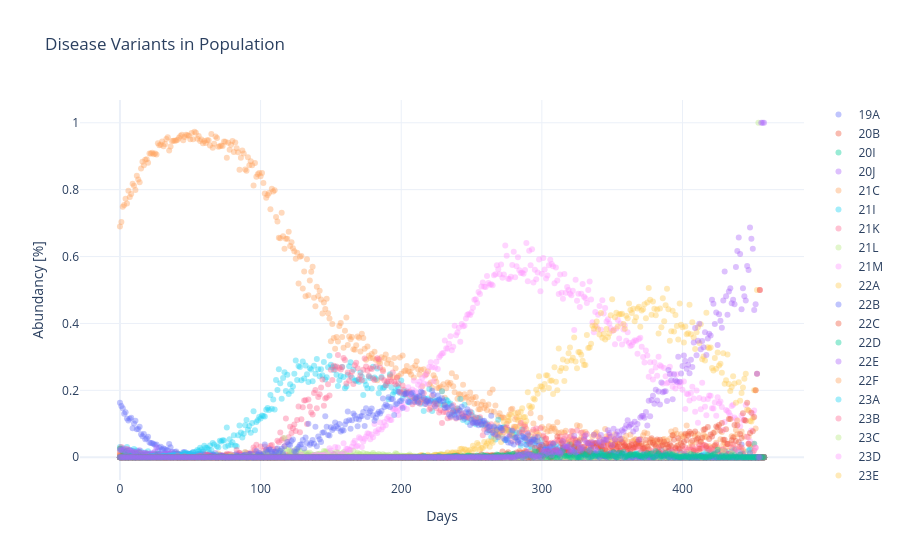

The notebook cell this image was saved under:
### Code cell
plot_viral_composition_interactive(counts_matrix, var_names=counts_pivot.columns, logscale = False)

### Figure 1 — Plotly figure (JSON) as saved in the notebook; plotly's stock layout.template omitted (floating-point values rounded to 4 significant figures; data arrays with more than 128 entries replaced by an {"elided": "..."} marker saying what was removed)
{"data": [{"hovertemplate": "Variant: 19A<br>Day: %{x}<br>Abundance: %{y:.2%}<extra></extra>", "marker": {"color": "#636EFA", "opacity": 0.4, "size": 6}, "mode": "markers", "name": "19A", "type": "scatter", "x": {"elided": "459 int values"}, "y": {"elided": "459 float values"}}, {"hovertemplate": "Variant: 20B<br>Day: %{x}<br>Abundance: %{y:.2%}<extra></extra>", "marker": {"color": "#EF553B", "opacity": 0.4, "size": 6}, "mode": "markers", "name": "20B", "type": "scatter", "x": {"elided": "459 int values"}, "y": {"elided": "459 float values"}}, {"hovertemplate": "Variant: 20I<br>Day: %{x}<br>Abundance: %{y:.2%}<extra></extra>", "marker": {"color": "#00CC96", "opacity": 0.4, "size": 6}, "mode": "markers", "name": "20I", "type": "scatter", "x": {"elided": "459 int values"}, "y": {"elided": "459 float values"}}, {"hovertemplate": "Variant: 20J<br>Day: %{x}<br>Abundance: %{y:.2%}<extra></extra>", "marker": {"color": "#AB63FA", "opacity": 0.4, "size": 6}, "mode": "markers", "name": "20J", "type": "scatter", "x": {"elided": "459 int values"}, "y": {"elided": "459 float values"}}, {"hovertemplate": "Variant: 21C<br>Day: %{x}<br>Abundance: %{y:.2%}<extra></extra>", "marker": {"color": "#FFA15A", "opacity": 0.4, "size": 6}, "mode": "markers", "name": "21C", "type": "scatter", "x": {"elided": "459 int values"}, "y": {"elided": "459 float values"}}, {"hovertemplate": "Variant: 21I<br>Day: %{x}<br>Abundance: %{y:.2%}<extra></extra>", "marker": {"color": "#19D3F3", "opacity": 0.4, "size": 6}, "mode": "markers", "name": "21I", "type": "scatter", "x": {"elided": "459 int values"}, "y": {"elided": "459 float values"}}, {"hovertemplate": "Variant: 21K<br>Day: %{x}<br>Abundance: %{y:.2%}<extra></extra>", "marker": {"color": "#FF6692", "opacity": 0.4, "size": 6}, "mode": "markers", "name": "21K", "type": "scatter", "x": {"elided": "459 int values"}, "y": {"elided": "459 float values"}}, {"hovertemplate": "Variant: 21L<br>Day: %{x}<br>Abundance: %{y:.2%}<extra></extra>", "marker": {"color": "#B6E880", "opacity": 0.4, "size": 6}, "mode": "markers", "name": "21L", "type": "scatter", "x": {"elided": "459 int values"}, "y": {"elided": "459 float values"}}, {"hovertemplate": "Variant: 21M<br>Day: %{x}<br>Abundance: %{y:.2%}<extra></extra>", "marker": {"color": "#FF97FF", "opacity": 0.4, "size": 6}, "mode": "markers", "name": "21M", "type": "scatter", "x": {"elided": "459 int values"}, "y": {"elided": "459 float values"}}, {"hovertemplate": "Variant: 22A<br>Day: %{x}<br>Abundance: %{y:.2%}<extra></extra>", "marker": {"color": "#FECB52", "opacity": 0.4, "size": 6}, "mode": "markers", "name": "22A", "type": "scatter", "x": {"elided": "459 int values"}, "y": {"elided": "459 float values"}}, {"hovertemplate": "Variant: 22B<br>Day: %{x}<br>Abundance: %{y:.2%}<extra></extra>", "marker": {"color": "#636EFA", "opacity": 0.4, "size": 6}, "mode": "markers", "name": "22B", "type": "scatter", "x": {"elided": "459 int values"}, "y": {"elided": "459 float values"}}, {"hovertemplate": "Variant: 22C<br>Day: %{x}<br>Abundance: %{y:.2%}<extra></extra>", "marker": {"color": "#EF553B", "opacity": 0.4, "size": 6}, "mode": "markers", "name": "22C", "type": "scatter", "x": {"elided": "459 int values"}, "y": {"elided": "459 float values"}}, {"hovertemplate": "Variant: 22D<br>Day: %{x}<br>Abundance: %{y:.2%}<extra></extra>", "marker": {"color": "#00CC96", "opacity": 0.4, "size": 6}, "mode": "markers", "name": "22D", "type": "scatter", "x": {"elided": "459 int values"}, "y": {"elided": "459 float values"}}, {"hovertemplate": "Variant: 22E<br>Day: %{x}<br>Abundance: %{y:.2%}<extra></extra>", "marker": {"color": "#AB63FA", "opacity": 0.4, "size": 6}, "mode": "markers", "name": "22E", "type": "scatter", "x": {"elided": "459 int values"}, "y": {"elided": "459 float values"}}, {"hovertemplate": "Variant: 22F<br>Day: %{x}<br>Abundance: %{y:.2%}<extra></extra>", "marker": {"color": "#FFA15A", "opacity": 0.4, "size": 6}, "mode": "markers", "name": "22F", "type": "scatter", "x": {"elided": "459 int values"}, "y": {"elided": "459 float values"}}, {"hovertemplate": "Variant: 23A<br>Day: %{x}<br>Abundance: %{y:.2%}<extra></extra>", "marker": {"color": "#19D3F3", "opacity": 0.4, "size": 6}, "mode": "markers", "name": "23A", "type": "scatter", "x": {"elided": "459 int values"}, "y": {"elided": "459 float values"}}, {"hovertemplate": "Variant: 23B<br>Day: %{x}<br>Abundance: %{y:.2%}<extra></extra>", "marker": {"color": "#FF6692", "opacity": 0.4, "size": 6}, "mode": "markers", "name": "23B", "type": "scatter", "x": {"elided": "459 int values"}, "y": {"elided": "459 float values"}}, {"hovertemplate": "Variant: 23C<br>Day: %{x}<br>Abundance: %{y:.2%}<extra></extra>", "marker": {"color": "#B6E880", "opacity": 0.4, "size": 6}, "mode": "markers", "name": "23C", "type": "scatter", "x": {"elided": "459 int values"}, "y": {"elided": "459 float values"}}, {"hovertemplate": "Variant: 23D<br>Day: %{x}<br>Abundance: %{y:.2%}<extra></extra>", "marker": {"color": "#FF97FF", "opacity": 0.4, "size": 6}, "mode": "markers", "name": "23D", "type": "scatter", "x": {"elided": "459 int values"}, "y": {"elided": "459 float values"}}, {"hovertemplate": "Variant: 23E<br>Day: %{x}<br>Abundance: %{y:.2%}<extra></extra>", "marker": {"color": "#FECB52", "opacity": 0.4, "size": 6}, "mode": "markers", "name": "23E", "type": "scatter", "x": {"elided": "459 int values"}, "y": {"elided": "459 float values"}}, {"hovertemplate": "Variant: 23F<br>Day: %{x}<br>Abundance: %{y:.2%}<extra></extra>", "marker": {"color": "#636EFA", "opacity": 0.4, "size": 6}, "mode": "markers", "name": "23F", "type": "scatter", "x": {"elided": "459 int values"}, "y": {"elided": "459 float values"}}, {"hovertemplate": "Variant: 23G<br>Day: %{x}<br>Abundance: %{y:.2%}<extra></extra>", "marker": {"color": "#EF553B", "opacity": 0.4, "size": 6}, "mode": "markers", "name": "23G", "type": "scatter", "x": {"elided": "459 int values"}, "y": {"elided": "459 float values"}}, {"hovertemplate": "Variant: 23H<br>Day: %{x}<br>Abundance: %{y:.2%}<extra></extra>", "marker": {"color": "#00CC96", "opacity": 0.4, "size": 6}, "mode": "markers", "name": "23H", "type": "scatter", "x": {"elided": "459 int values"}, "y": {"elided": "459 float values"}}, {"hovertemplate": "Variant: 23I<br>Day: %{x}<br>Abundance: %{y:.2%}<extra></extra>", "marker": {"color": "#AB63FA", "opacity": 0.4, "size": 6}, "mode": "markers", "name": "23I", "type": "scatter", "x": {"elided": "459 int values"}, "y": {"elided": "459 float values"}}, {"hovertemplate": "Variant: 24A<br>Day: %{x}<br>Abundance: %{y:.2%}<extra></extra>", "marker": {"color": "#FFA15A", "opacity": 0.4, "size": 6}, "mode": "markers", "name": "24A", "type": "scatter", "x": {"elided": "459 int values"}, "y": {"elided": "459 float values"}}, {"hovertemplate": "Variant: 24B<br>Day: %{x}<br>Abundance: %{y:.2%}<extra></extra>", "marker": {"color": "#19D3F3", "opacity": 0.4, "size": 6}, "mode": "markers", "name": "24B", "type": "scatter", "x": {"elided": "459 int values"}, "y": {"elided": "459 float values"}}, {"hovertemplate": "Variant: 24C<br>Day: %{x}<br>Abundance: %{y:.2%}<extra></extra>", "marker": {"color": "#FF6692", "opacity": 0.4, "size": 6}, "mode": "markers", "name": "24C", "type": "scatter", "x": {"elided": "459 int values"}, "y": {"elided": "459 float values"}}, {"hovertemplate": "Variant: 24D<br>Day: %{x}<br>Abundance: %{y:.2%}<extra></extra>", "marker": {"color": "#B6E880", "opacity": 0.4, "size": 6}, "mode": "markers", "name": "24D", "type": "scatter", "x": {"elided": "459 int values"}, "y": {"elided": "459 float values"}}, {"hovertemplate": "Variant: 24E<br>Day: %{x}<br>Abundance: %{y:.2%}<extra></extra>", "marker": {"color": "#FF97FF", "opacity": 0.4, "size": 6}, "mode": "markers", "name": "24E", "type": "scatter", "x": {"elided": "459 int values"}, "y": {"elided": "459 float values"}}, {"hovertemplate": "Variant: 24F<br>Day: %{x}<br>Abundance: %{y:.2%}<extra></extra>", "marker": {"color": "#FECB52", "opacity": 0.4, "size": 6}, "mode": "markers", "name": "24F", "type": "scatter", "x": {"elided": "459 int values"}, "y": {"elided": "459 float values"}}, {"hovertemplate": "Variant: 24G<br>Day: %{x}<br>Abundance: %{y:.2%}<extra></extra>", "marker": {"color": "#636EFA", "opacity": 0.4, "size": 6}, "mode": "markers", "name": "24G", "type": "scatter", "x": {"elided": "459 int values"}, "y": {"elided": "459 float values"}}, {"hovertemplate": "Variant: 24H<br>Day: %{x}<br>Abundance: %{y:.2%}<extra></extra>", "marker": {"color": "#EF553B", "opacity": 0.4, "size": 6}, "mode": "markers", "name": "24H", "type": "scatter", "x": {"elided": "459 int values"}, "y": {"elided": "459 float values"}}, {"hovertemplate": "Variant: 24I<br>Day: %{x}<br>Abundance: %{y:.2%}<extra></extra>", "marker": {"color": "#00CC96", "opacity": 0.4, "size": 6}, "mode": "markers", "name": "24I", "type": "scatter", "x": {"elided": "459 int values"}, "y": {"elided": "459 float values"}}, {"hovertemplate": "Variant: 25A<br>Day: %{x}<br>Abundance: %{y:.2%}<extra></extra>", "marker": {"color": "#AB63FA", "opacity": 0.4, "size": 6}, "mode": "markers", "name": "25A", "type": "scatter", "x": {"elided": "459 int values"}, "y": {"elided": "459 float values"}}], "layout": {"hovermode": "closest", "title": {"text": "Disease Variants in Population"}, "xaxis": {"title": {"text": "Days"}}, "yaxis": {"title": {"text": "Abundancy [%]"}, "type": "linear"}}}
